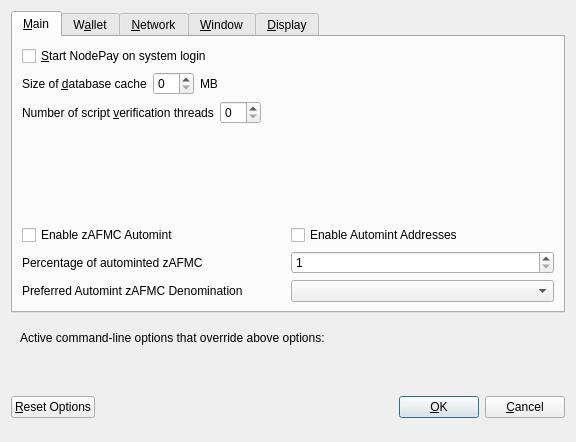
<?xml version="1.0" encoding="UTF-8"?>
<ui version="4.0">
 <class>OptionsDialog</class>
 <widget class="QDialog" name="OptionsDialog">
  <property name="geometry">
   <rect>
    <x>0</x>
    <y>0</y>
    <width>576</width>
    <height>442</height>
   </rect>
  </property>
  <property name="windowTitle">
   <string>Options</string>
  </property>
  <property name="modal">
   <bool>true</bool>
  </property>
  <layout class="QVBoxLayout" name="verticalLayout">
   <item>
    <widget class="QTabWidget" name="tabWidget">
     <property name="currentIndex">
      <number>0</number>
     </property>
     <widget class="QWidget" name="tabMain">
      <attribute name="title">
       <string>&amp;Main</string>
      </attribute>
      <layout class="QVBoxLayout" name="verticalLayout_Main">
       <item>
        <widget class="QCheckBox" name="bitcoinAtStartup">
         <property name="toolTip">
          <string>Automatically start NodePay after logging in to the system.</string>
         </property>
         <property name="text">
          <string>&amp;Start NodePay on system login</string>
         </property>
        </widget>
       </item>
       <item>
        <layout class="QHBoxLayout" name="horizontalLayout_2_Main">
         <item>
          <widget class="QLabel" name="databaseCacheLabel">
           <property name="text">
            <string>Size of &amp;database cache</string>
           </property>
           <property name="textFormat">
            <enum>Qt::PlainText</enum>
           </property>
           <property name="buddy">
            <cstring>databaseCache</cstring>
           </property>
          </widget>
         </item>
         <item>
          <widget class="QSpinBox" name="databaseCache"/>
         </item>
         <item>
          <widget class="QLabel" name="databaseCacheUnitLabel">
           <property name="text">
            <string>MB</string>
           </property>
           <property name="textFormat">
            <enum>Qt::PlainText</enum>
           </property>
          </widget>
         </item>
         <item>
          <spacer name="horizontalSpacer_2_Main">
           <property name="orientation">
            <enum>Qt::Horizontal</enum>
           </property>
           <property name="sizeHint" stdset="0">
            <size>
             <width>40</width>
             <height>20</height>
            </size>
           </property>
          </spacer>
         </item>
        </layout>
       </item>
       <item>
        <layout class="QHBoxLayout" name="horizontalLayout_3_Main">
         <item>
          <widget class="QLabel" name="threadsScriptVerifLabel">
           <property name="text">
            <string>Number of script &amp;verification threads</string>
           </property>
           <property name="textFormat">
            <enum>Qt::PlainText</enum>
           </property>
           <property name="buddy">
            <cstring>threadsScriptVerif</cstring>
           </property>
          </widget>
         </item>
         <item>
          <widget class="QSpinBox" name="threadsScriptVerif">
           <property name="toolTip">
            <string>(0 = auto, &lt;0 = leave that many cores free)</string>
           </property>
          </widget>
         </item>
         <item>
          <spacer name="horizontalSpacer_3_Main">
           <property name="orientation">
            <enum>Qt::Horizontal</enum>
           </property>
           <property name="sizeHint" stdset="0">
            <size>
             <width>40</width>
             <height>20</height>
            </size>
           </property>
          </spacer>
         </item>
        </layout>
       </item>
       <item>
        <spacer name="verticalSpacer_2">
         <property name="orientation">
          <enum>Qt::Vertical</enum>
         </property>
         <property name="sizeHint" stdset="0">
          <size>
           <width>20</width>
           <height>40</height>
          </size>
         </property>
        </spacer>
       </item>
       <item>
        <widget class="QWidget" name="verticalZafmcOptionsWidget" native="true">
         <layout class="QVBoxLayout" name="verticalZafmcOptionsLayout">
          <property name="margin">
           <number>0</number>
          </property>
          <item>
           <layout class="QHBoxLayout" name="horizontalAutomintingLayout">
            <item>
             <widget class="QCheckBox" name="checkBoxZeromintEnable">
              <property name="toolTip">
               <string>Enable automatic minting of AFMC units to zAFMC</string>
              </property>
              <property name="layoutDirection">
               <enum>Qt::LeftToRight</enum>
              </property>
              <property name="text">
               <string>Enable zAFMC Automint</string>
              </property>
             </widget>
            </item>
            <item>
             <widget class="QCheckBox" name="checkBoxZeromintAddresses">
              <property name="toolTip">
               <string>Enable automatic zAFMC minting from specific addresses</string>
              </property>
              <property name="layoutDirection">
               <enum>Qt::LeftToRight</enum>
              </property>
              <property name="text">
               <string>Enable Automint Addresses</string>
              </property>
             </widget>
            </item>
           </layout>
          </item>
          <item>
           <layout class="QHBoxLayout" name="horizontalZmintPercentageLayout">
            <item>
             <widget class="QLabel" name="percentage_label">
              <property name="toolTip">
               <string>Percentage of incoming AFMC which get automatically converted to zAFMC via Zerocoin Protocol (min: 10%)</string>
              </property>
              <property name="text">
               <string>Percentage of autominted zAFMC</string>
              </property>
             </widget>
            </item>
            <item>
             <widget class="QSpinBox" name="zeromintPercentage">
              <property name="minimum">
               <number>1</number>
              </property>
              <property name="maximum">
               <number>100</number>
              </property>
             </widget>
            </item>
           </layout>
          </item>
          <item>
           <layout class="QHBoxLayout" name="horizontalLayout" stretch="0,0">
            <property name="sizeConstraint">
             <enum>QLayout::SetFixedSize</enum>
            </property>
            <item>
             <widget class="QLabel" name="labelPreferredDenom">
              <property name="maximumSize">
               <size>
                <width>16777215</width>
                <height>16777215</height>
               </size>
              </property>
              <property name="toolTip">
               <string>Wait with automatic conversion to Zerocoin until enough AFMC for this denomination is available</string>
              </property>
              <property name="text">
               <string>Preferred Automint zAFMC Denomination</string>
              </property>
             </widget>
            </item>
            <item>
             <widget class="QComboBox" name="preferredDenom">
              <property name="maximumSize">
               <size>
                <width>16777215</width>
                <height>27</height>
               </size>
              </property>
              <property name="toolTip">
               <string>Wait with automatic conversion to Zerocoin until enough AFMC for this denomination is available</string>
              </property>
              <property name="maxVisibleItems">
               <number>9</number>
              </property>
              <property name="maxCount">
               <number>9</number>
              </property>
             </widget>
            </item>
           </layout>
          </item>
         </layout>
        </widget>
       </item>
      </layout>
     </widget>
     <widget class="QWidget" name="tabWallet">
      <attribute name="title">
       <string>W&amp;allet</string>
      </attribute>
      <layout class="QVBoxLayout" name="verticalLayout_Wallet">
       <item>
        <layout class="QHBoxLayout" name="horizontalLayout_2_Wallet">
         <item>
          <widget class="QLabel" name="labelStakeSplitThresholdText">
           <property name="text">
            <string>Stake split threshold:</string>
           </property>
          </widget>
         </item>
         <item>
          <widget class="QSpinBox" name="spinBoxStakeSplitThreshold">
           <property name="minimum">
            <number>1</number>
           </property>
           <property name="maximum">
            <number>999999</number>
           </property>
          </widget>
         </item>
        </layout>
       </item>
       <item>
        <widget class="QGroupBox" name="groupBox">
         <property name="title">
          <string>Expert</string>
         </property>
         <layout class="QVBoxLayout" name="verticalLayout_2">
          <item>
           <widget class="QCheckBox" name="coinControlFeatures">
            <property name="toolTip">
             <string>Whether to show coin control features or not.</string>
            </property>
            <property name="text">
             <string>Enable coin &amp;control features</string>
            </property>
           </widget>
          </item>
          <item>
           <widget class="QCheckBox" name="showMasternodesTab">
            <property name="toolTip">
             <string>Show additional tab listing all your masternodes in first sub-tab&lt;br/&gt;and all masternodes on the network in second sub-tab.</string>
            </property>
            <property name="text">
             <string>Show Masternodes Tab</string>
            </property>
           </widget>
          </item>
          <item>
           <widget class="QCheckBox" name="spendZeroConfChange">
            <property name="toolTip">
             <string>If you disable the spending of unconfirmed change, the change from a transaction&lt;br/&gt;cannot be used until that transaction has at least one confirmation.&lt;br/&gt;This also affects how your balance is computed.</string>
            </property>
            <property name="text">
             <string>&amp;Spend unconfirmed change</string>
            </property>
           </widget>
          </item>
         </layout>
        </widget>
       </item>
       <item>
        <spacer name="verticalSpacer_Wallet">
         <property name="orientation">
          <enum>Qt::Vertical</enum>
         </property>
         <property name="sizeHint" stdset="0">
          <size>
           <width>20</width>
           <height>40</height>
          </size>
         </property>
        </spacer>
       </item>
      </layout>
     </widget>
     <widget class="QWidget" name="tabNetwork">
      <attribute name="title">
       <string>&amp;Network</string>
      </attribute>
      <layout class="QVBoxLayout" name="verticalLayout_Network">
       <item>
        <widget class="QCheckBox" name="mapPortUpnp">
         <property name="toolTip">
          <string>Automatically open the NodePay client port on the router. This only works when your router supports UPnP and it is enabled.</string>
         </property>
         <property name="text">
          <string>Map port using &amp;UPnP</string>
         </property>
        </widget>
       </item>
       <item>
        <widget class="QCheckBox" name="allowIncoming">
         <property name="toolTip">
          <string>Accept connections from outside</string>
         </property>
         <property name="text">
          <string>Allow incoming connections</string>
         </property>
        </widget>
       </item>
       <item>
        <widget class="QCheckBox" name="connectSocks">
         <property name="toolTip">
          <string>Connect to the NodePay network through a SOCKS5 proxy.</string>
         </property>
         <property name="text">
          <string>&amp;Connect through SOCKS5 proxy (default proxy):</string>
         </property>
        </widget>
       </item>
       <item>
        <layout class="QHBoxLayout" name="horizontalLayout_1_Network">
         <item>
          <widget class="QLabel" name="proxyIpLabel">
           <property name="text">
            <string>Proxy &amp;IP:</string>
           </property>
           <property name="textFormat">
            <enum>Qt::PlainText</enum>
           </property>
           <property name="buddy">
            <cstring>proxyIp</cstring>
           </property>
          </widget>
         </item>
         <item>
          <widget class="QValidatedLineEdit" name="proxyIp">
           <property name="minimumSize">
            <size>
             <width>140</width>
             <height>0</height>
            </size>
           </property>
           <property name="maximumSize">
            <size>
             <width>140</width>
             <height>16777215</height>
            </size>
           </property>
           <property name="toolTip">
            <string>IP address of the proxy (e.g. IPv4: 127.0.0.1 / IPv6: ::1)</string>
           </property>
          </widget>
         </item>
         <item>
          <widget class="QLabel" name="proxyPortLabel">
           <property name="text">
            <string>&amp;Port:</string>
           </property>
           <property name="textFormat">
            <enum>Qt::PlainText</enum>
           </property>
           <property name="buddy">
            <cstring>proxyPort</cstring>
           </property>
          </widget>
         </item>
         <item>
          <widget class="QLineEdit" name="proxyPort">
           <property name="minimumSize">
            <size>
             <width>55</width>
             <height>0</height>
            </size>
           </property>
           <property name="maximumSize">
            <size>
             <width>55</width>
             <height>16777215</height>
            </size>
           </property>
           <property name="toolTip">
            <string>Port of the proxy (e.g. 9050)</string>
           </property>
          </widget>
         </item>
         <item>
          <spacer name="horizontalSpacer_1_Network">
           <property name="orientation">
            <enum>Qt::Horizontal</enum>
           </property>
           <property name="sizeHint" stdset="0">
            <size>
             <width>40</width>
             <height>20</height>
            </size>
           </property>
          </spacer>
         </item>
        </layout>
       </item>
       <item>
        <spacer name="verticalSpacer_Network">
         <property name="orientation">
          <enum>Qt::Vertical</enum>
         </property>
         <property name="sizeHint" stdset="0">
          <size>
           <width>20</width>
           <height>40</height>
          </size>
         </property>
        </spacer>
       </item>
      </layout>
     </widget>
     <widget class="QWidget" name="tabWindow">
      <attribute name="title">
       <string>&amp;Window</string>
      </attribute>
      <layout class="QVBoxLayout" name="verticalLayout_Window">
       <item>
        <widget class="QCheckBox" name="minimizeToTray">
         <property name="toolTip">
          <string>Show only a tray icon after minimizing the window.</string>
         </property>
         <property name="text">
          <string>&amp;Minimize to the tray instead of the taskbar</string>
         </property>
        </widget>
       </item>
       <item>
        <widget class="QCheckBox" name="minimizeOnClose">
         <property name="toolTip">
          <string>Minimize instead of exit the application when the window is closed. When this option is enabled, the application will be closed only after selecting Quit in the menu.</string>
         </property>
         <property name="text">
          <string>M&amp;inimize on close</string>
         </property>
        </widget>
       </item>
       <item>
        <spacer name="verticalSpacer_Window">
         <property name="orientation">
          <enum>Qt::Vertical</enum>
         </property>
         <property name="sizeHint" stdset="0">
          <size>
           <width>20</width>
           <height>40</height>
          </size>
         </property>
        </spacer>
       </item>
      </layout>
     </widget>
     <widget class="QWidget" name="tabDisplay">
      <attribute name="title">
       <string>&amp;Display</string>
      </attribute>
      <layout class="QVBoxLayout" name="verticalLayout_Display">
       <item>
        <layout class="QHBoxLayout" name="horizontalLayout_1_Display">
         <item>
          <widget class="QLabel" name="langLabel">
           <property name="text">
            <string>User Interface &amp;language:</string>
           </property>
           <property name="textFormat">
            <enum>Qt::PlainText</enum>
           </property>
           <property name="buddy">
            <cstring>lang</cstring>
           </property>
          </widget>
         </item>
         <item>
          <widget class="QValueComboBox" name="lang">
           <property name="toolTip">
            <string>The user interface language can be set here. This setting will take effect after restarting NodePay.</string>
           </property>
          </widget>
         </item>
        </layout>
       </item>
       <item>
        <widget class="QLabel" name="label_3">
         <property name="toolTip">
          <string notr="true"/>
         </property>
         <property name="statusTip">
          <string notr="true"/>
         </property>
         <property name="whatsThis">
          <string notr="true"/>
         </property>
         <property name="accessibleName">
          <string notr="true"/>
         </property>
         <property name="text">
          <string>Language missing or translation incomplete? Help contributing translations here:
https://www.transifex.com/nodepay-project/nodepay-project-translations</string>
         </property>
         <property name="wordWrap">
          <bool>true</bool>
         </property>
         <property name="openExternalLinks">
          <bool>true</bool>
         </property>
         <property name="textInteractionFlags">
          <set>Qt::TextBrowserInteraction</set>
         </property>
        </widget>
       </item>
       <item>
        <layout class="QHBoxLayout" name="horizontalLayout_2_Display" stretch="0,0">
         <item>
          <widget class="QLabel" name="themeLabel">
           <property name="text">
            <string>User Interface Theme:</string>
           </property>
          </widget>
         </item>
         <item>
          <widget class="QValueComboBox" name="theme"/>
         </item>
        </layout>
       </item>
       <item>
        <widget class="QWidget" name="verticalZafmcDisplayWidget" native="true">
         <layout class="QVBoxLayout" name="verticalZafmcDisplayLayout">
          <property name="margin">
           <number>0</number>
          </property>
          <item>
           <widget class="Line" name="line">
            <property name="orientation">
             <enum>Qt::Horizontal</enum>
            </property>
           </widget>
          </item>
          <item>
           <layout class="QHBoxLayout" name="horizontalLayout_3_Display">
            <item>
             <widget class="QLabel" name="unitLabel">
              <property name="text">
               <string>Unit to show amounts in:</string>
              </property>
              <property name="textFormat">
               <enum>Qt::PlainText</enum>
              </property>
             </widget>
            </item>
            <item>
             <widget class="QValueComboBox" name="unit">
              <property name="toolTip">
               <string>Choose the default subdivision unit to show in the interface and when sending coins.</string>
              </property>
             </widget>
            </item>
           </layout>
          </item>
          <item>
           <layout class="QHBoxLayout" name="horizontalLayout_4_Display">
            <item>
             <widget class="QLabel" name="digitsLabel">
              <property name="text">
               <string>Decimal digits</string>
              </property>
             </widget>
            </item>
            <item>
             <widget class="QValueComboBox" name="digits"/>
            </item>
           </layout>
          </item>
          <item>
           <layout class="QHBoxLayout" name="horizontalLayout_5_Display">
            <item>
             <widget class="QCheckBox" name="checkBoxHideZeroBalances">
              <property name="toolTip">
               <string>Hide empty balances</string>
              </property>
              <property name="layoutDirection">
               <enum>Qt::LeftToRight</enum>
              </property>
              <property name="text">
               <string>Hide empty balances</string>
              </property>
             </widget>
            </item>
            <item>
             <widget class="QCheckBox" name="checkBoxHideOrphans">
              <property name="toolTip">
               <string>Hide orphan stakes in transaction lists</string>
              </property>
              <property name="text">
               <string>Hide orphan stakes</string>
              </property>
             </widget>
            </item>
            <item>
             <spacer name="horizontalSpacer">
              <property name="orientation">
               <enum>Qt::Horizontal</enum>
              </property>
              <property name="sizeHint" stdset="0">
               <size>
                <width>40</width>
                <height>20</height>
               </size>
              </property>
             </spacer>
            </item>
           </layout>
          </item>
          <item>
           <layout class="QHBoxLayout" name="horizontalLayout_6_Display">
            <item>
             <widget class="QLabel" name="thirdPartyTxUrlsLabel">
              <property name="toolTip">
               <string>Third party URLs (e.g. a block explorer) that appear in the transactions tab as context menu items. %s in the URL is replaced by transaction hash. Multiple URLs are separated by vertical bar |.</string>
              </property>
              <property name="text">
               <string>Third party transaction URLs</string>
              </property>
             </widget>
            </item>
            <item>
             <widget class="QLineEdit" name="thirdPartyTxUrls">
              <property name="toolTip">
               <string>Third party URLs (e.g. a block explorer) that appear in the transactions tab as context menu items. %s in the URL is replaced by transaction hash. Multiple URLs are separated by vertical bar |.</string>
              </property>
             </widget>
            </item>
           </layout>
          </item>
         </layout>
        </widget>
       </item>
       <item>
        <spacer name="verticalSpacer">
         <property name="orientation">
          <enum>Qt::Vertical</enum>
         </property>
         <property name="sizeHint" stdset="0">
          <size>
           <width>20</width>
           <height>40</height>
          </size>
         </property>
        </spacer>
       </item>
      </layout>
     </widget>
    </widget>
   </item>
   <item>
    <widget class="QFrame" name="frame">
     <layout class="QVBoxLayout" name="verticalLayout_Bottom">
      <item>
       <layout class="QHBoxLayout" name="horizontalLayout_Bottom">
        <item>
         <widget class="QLabel" name="overriddenByCommandLineInfoLabel">
          <property name="text">
           <string>Active command-line options that override above options:</string>
          </property>
          <property name="textFormat">
           <enum>Qt::PlainText</enum>
          </property>
         </widget>
        </item>
        <item>
         <spacer name="horizontalSpacer_Bottom">
          <property name="orientation">
           <enum>Qt::Horizontal</enum>
          </property>
          <property name="sizeHint" stdset="0">
           <size>
            <width>40</width>
            <height>20</height>
           </size>
          </property>
         </spacer>
        </item>
       </layout>
      </item>
      <item>
       <widget class="QLabel" name="overriddenByCommandLineLabel">
        <property name="text">
         <string/>
        </property>
        <property name="textFormat">
         <enum>Qt::PlainText</enum>
        </property>
        <property name="wordWrap">
         <bool>true</bool>
        </property>
       </widget>
      </item>
     </layout>
    </widget>
   </item>
   <item>
    <layout class="QHBoxLayout" name="horizontalLayout_Buttons">
     <item>
      <widget class="QPushButton" name="resetButton">
       <property name="toolTip">
        <string>Reset all client options to default.</string>
       </property>
       <property name="text">
        <string>&amp;Reset Options</string>
       </property>
       <property name="autoDefault">
        <bool>false</bool>
       </property>
      </widget>
     </item>
     <item>
      <spacer name="horizontalSpacer_1">
       <property name="orientation">
        <enum>Qt::Horizontal</enum>
       </property>
       <property name="sizeHint" stdset="0">
        <size>
         <width>40</width>
         <height>48</height>
        </size>
       </property>
      </spacer>
     </item>
     <item>
      <widget class="QLabel" name="statusLabel">
       <property name="minimumSize">
        <size>
         <width>200</width>
         <height>0</height>
        </size>
       </property>
       <property name="font">
        <font>
         <weight>75</weight>
         <bold>true</bold>
        </font>
       </property>
       <property name="text">
        <string/>
       </property>
       <property name="textFormat">
        <enum>Qt::PlainText</enum>
       </property>
       <property name="wordWrap">
        <bool>true</bool>
       </property>
      </widget>
     </item>
     <item>
      <spacer name="horizontalSpacer_2">
       <property name="orientation">
        <enum>Qt::Horizontal</enum>
       </property>
       <property name="sizeHint" stdset="0">
        <size>
         <width>40</width>
         <height>48</height>
        </size>
       </property>
      </spacer>
     </item>
     <item>
      <widget class="QPushButton" name="okButton">
       <property name="text">
        <string>&amp;OK</string>
       </property>
       <property name="autoDefault">
        <bool>false</bool>
       </property>
       <property name="default">
        <bool>true</bool>
       </property>
      </widget>
     </item>
     <item>
      <widget class="QPushButton" name="cancelButton">
       <property name="text">
        <string>&amp;Cancel</string>
       </property>
       <property name="autoDefault">
        <bool>false</bool>
       </property>
      </widget>
     </item>
    </layout>
   </item>
  </layout>
 </widget>
 <customwidgets>
  <customwidget>
   <class>QValidatedLineEdit</class>
   <extends>QLineEdit</extends>
   <header>qvalidatedlineedit.h</header>
  </customwidget>
  <customwidget>
   <class>QValueComboBox</class>
   <extends>QComboBox</extends>
   <header>qvaluecombobox.h</header>
  </customwidget>
 </customwidgets>
 <resources/>
 <connections/>
</ui>
